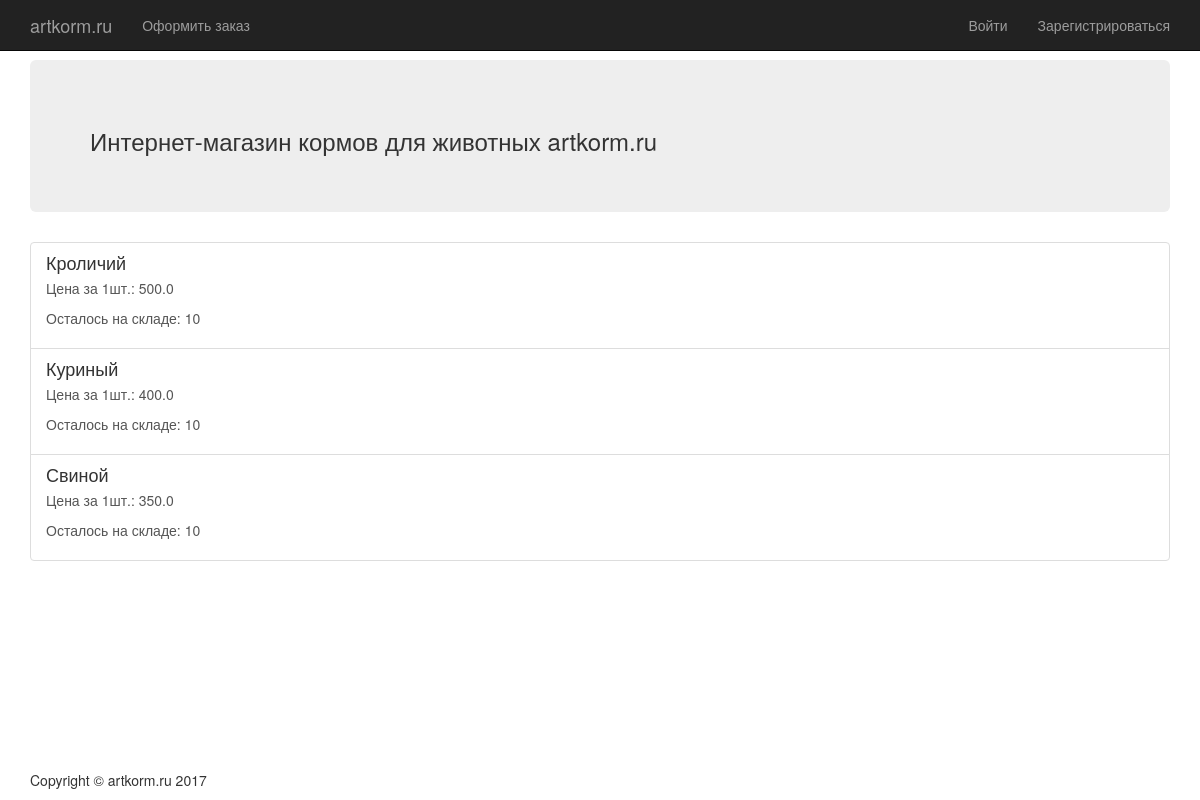
The page / on the database its author committed.
### AnimalFeed/models.py (models this page shows, shortened)
class Commodity(models.Model):
    commodity_name = models.CharField(max_length=200)
    commodity_info = models.TextField()
    remained_count = models.IntegerField(default=0)
    cost_per_item = models.FloatField()

### AnimalFeed/views.py (the view, shortened to what this page needs)
# urls.py: url(r'^$', views.IndexView.as_view(), name='index'),
class IndexView(generic.ListView):
    template_name = 'AnimalFeed/index.html'
    def get_context_data(self, **kwargs):
        context = dict()
        context['commodities'] = self.get_queryset()
        return context
    def get_queryset(self):
        return Commodity.objects.order_by('commodity_name')

### AnimalFeed/templates/AnimalFeed/index.html (shortened to what this page needs)
{% extends 'AnimalFeed/base.html' %}
{% block content %}
    <header class="jumbotron hero-spacer">
        <h3>Интернет-магазин кормов для животных artkorm.ru</h3>
    </header>
    <div class="list-group">
        {% for c in commodities %}
        <a href="{{ c.id }}" class="list-group-item">
            <h4 class="list-group-item-heading">{{c.commodity_name}}</h4>
            <p>Цена за 1шт.: {{ c.cost_per_item }}</p>
            <p>Осталось на складе: {{ c.remained_count }}</p>
        </a>
        {% endfor %}
    </div>
{% endblock %}

### AnimalFeed/templates/AnimalFeed/base.html (style rules this page uses)
html { position: relative; min-height: 100%; }
body { margin-bottom: 30px !important; }

### rows shown on the page
Commodity: commodity_name "Кроличий", cost_per_item "500.0", remained_count "10"
Commodity: commodity_name "Куриный", cost_per_item "400.0", remained_count "10"
Commodity: commodity_name "Свиной", cost_per_item "350.0", remained_count "10"
